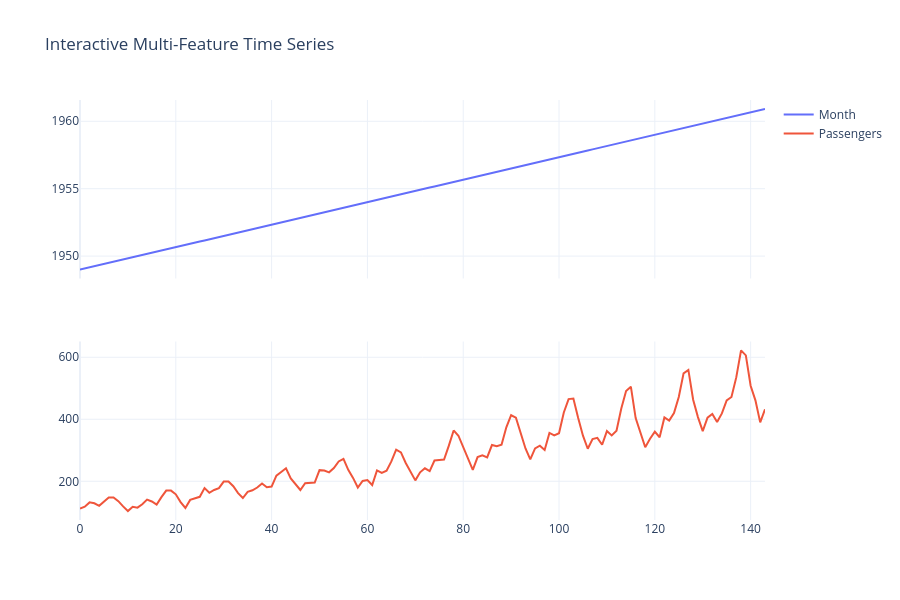

The code cell stored with this chart in its notebook:
### Code cell
fig = sp.make_subplots(rows=len(df.columns), cols=1, shared_xaxes=True)

for i, column in enumerate(df.columns, 1):
    fig.add_trace(
        go.Scatter(x=df.index, y=df[column], mode='lines', name=column),
        row=i, col=1
    )

fig.update_layout(
    title="Interactive Multi-Feature Time Series",
    height=300 * len(df.columns),
    template="plotly_white",
)

fig.show()

### Figure 1 — Plotly figure (JSON) as saved in the notebook; plotly's stock layout.template omitted (floating-point values rounded to 4 significant figures; data arrays with more than 128 entries replaced by an {"elided": "..."} marker saying what was removed)
{"data": [{"mode": "lines", "name": "Month", "type": "scatter", "x": {"elided": "144 int values"}, "xaxis": "x", "y": {"elided": "144 str values"}, "yaxis": "y"}, {"mode": "lines", "name": "Passengers", "type": "scatter", "x": {"elided": "144 int values"}, "xaxis": "x2", "y": {"elided": "144 int values"}, "yaxis": "y2"}], "layout": {"height": 600, "title": {"text": "Interactive Multi-Feature Time Series"}, "xaxis": {"anchor": "y", "domain": [0, 1], "matches": "x2", "showticklabels": false}, "xaxis2": {"anchor": "y2", "domain": [0, 1]}, "yaxis": {"anchor": "x", "domain": [0.575, 1]}, "yaxis2": {"anchor": "x2", "domain": [0, 0.425]}}}
